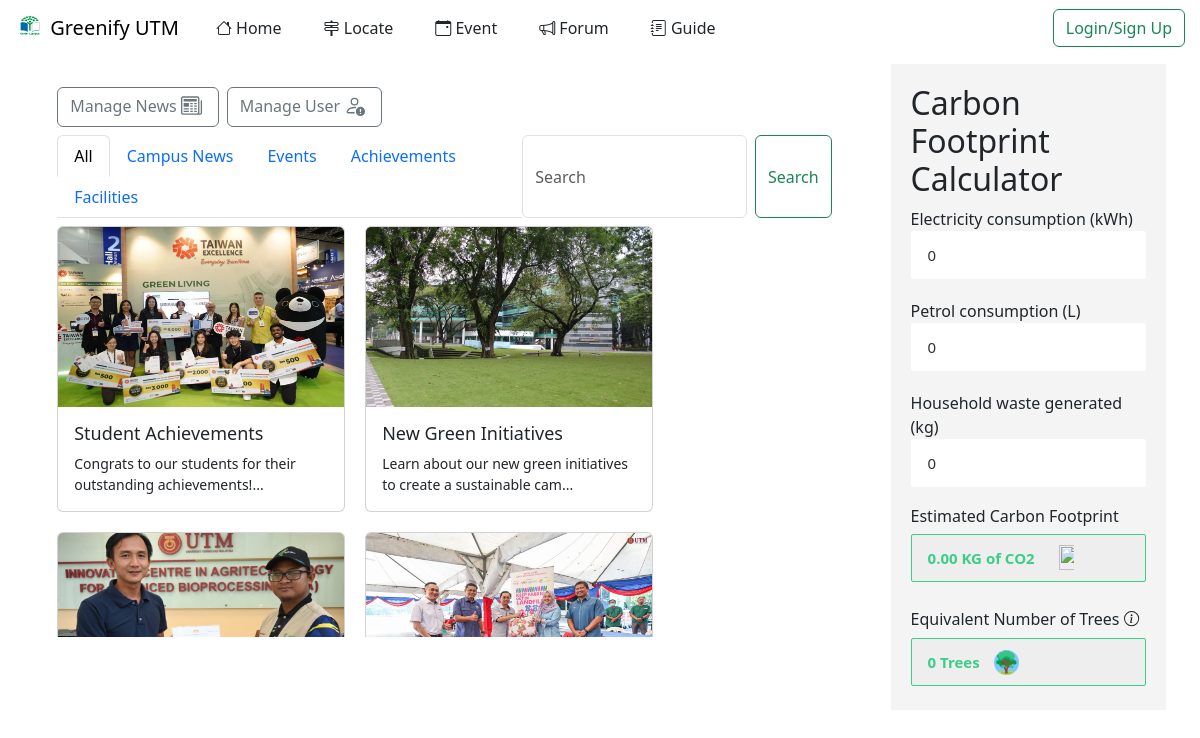
Screenshot of /adminHome.php with the database file from the repository.
### tables this page shows
CREATE TABLE `newsfeed` (
  `id` int(11) NOT NULL,
  `title` varchar(255) NOT NULL,
  `content` text NOT NULL,
  `author` varchar(100) NOT NULL,
  `publish_date` datetime NOT NULL,
  `image_url` varchar(255) DEFAULT NULL,
  `category` varchar(50) DEFAULT NULL
);

### adminHome.php (the view, shortened to what this page needs)
<!DOCTYPE html>
<html lang="en">
<head>
    <link href="https://cdn.jsdelivr.net/npm/bootstrap@5.3.1/dist/css/bootstrap.min.css" rel="stylesheet"
>
    <link rel="stylesheet" href="./css/dashboard.css" />
</head>
<body>
    <?php
    include("header.php");
    include("connectdb.php");
    $query = "%%";
    ?>
    <div class="d-flex flex-nowrap" style="margin: 40px 10px;">
        <div class="overflow-auto">
            <div style="display: block; margin-bottom: 1%;"><a href="adminManage.php"><button type="button"
                        class="btn btn-outline-secondary" style="margin-right: 1%">Manage
                        News </button></a><a href="manageUser.php"><button type="button"
                        class="btn btn-outline-secondary">Manage
                        User </button></a></div>
            <div style="display: inline-flex; width:100%; justify-content: space-between">
                <div style="display: inline-flex">
                    <ul class="nav nav-tabs" id="myTab" role="tablist">
                        <li class="nav-item" role="presentation" style="padding: 0">
                            <a href="adminHome.php" style="text-decoration: none"><button class="nav-link active"
                                    id="all-tab" data-bs-toggle="tab" data-bs-target="#all-tab-pane" type="submit"
                                    role="tab" aria-controls="all-tab-pane" aria-selected="true"
                                    style="padding: 8px 16px;">All</button></a>
                        </li>
                        <li class="nav-item" role="presentation" style="padding: 0">
                            <button class="nav-link" id="campusNews-tab" data-bs-toggle="tab"
                                data-bs-target="#campusNews-tab-pane" type="button" role="tab"
                                aria-controls="campusNews-tab-pane" aria-selected="false"
                                style="padding: 8px 16px;">Campus News</button>
                        </li>
                        <li class="nav-item" role="presentation" style="padding: 0">
                            <button class="nav-link" id="events-tab" data-bs-toggle="tab"
                                data-bs-target="#events-tab-pane" type="button" role="tab"
                                aria-controls="events-tab-pane" aria-selected="false"
                                style="padding: 8px 16px;">Events</button>
                        </li>
                        <li class="nav-item" role="presentation" style="padding: 0">
                            <button class="nav-link" id="achievements-tab" data-bs-toggle="tab"
                                data-bs-target="#achievements-tab-pane" type="button" role="tab"
                                aria-controls="achievements-tab-pane" aria-selected="false"
                                style="padding: 8px 16px;">Achievements</button>
                        </li>
                        <li class="nav-item" role="presentation" style="padding: 0">
                            <button class="nav-link" id="facilities-tab" data-bs-toggle="tab"
                                data-bs-target="#facilities-tab-pane" type="button" role="tab"
                                aria-controls="facilities-tab-pane" aria-selected="false"
                                style="padding: 8px 16px;">Facilities</button>
                        </li>
                    </ul>
                </div>
                <div style="display: inline-flex; margin-right: 1.5%">
                    <form class="d-flex" action="" method="GET">
                        <input class="form-control me-2" type="search" name="query" placeholder="Search"
                            aria-label="Search">
                        <button class="btn btn-outline-success" type="submit">Search</button>
                    </form>
                </div>
            </div>
            <?php
            function newsfees($result)
            {
                echo '<div class="d-flex flex-wrap" style="gap: 20px">';
                while ($row = mysqli_fetch_array($result)) {
                    echo '<a href="newsPost.php?id=' . $row['id'] . '" style="text-decoration:none">';
                    echo '<div class="card" style="width: 18rem;">';
                    echo '<img src="images/newsImg/' . $row['image_url'] . '" class="card-img-top" style="width:286px; height:180px; alt="..."/>';
                    echo '<div class="card-body">';
                    echo '<h5 class="card-title" style="font-size: 18px">' . $row['title'] . '</h5>';
                    echo '<p class="card-text" style="font-size: 14px">' . substr($row['content'], 0, 65) . '...</p>';
                    echo '</div>';
                    echo '</div>';
                    echo '</a>';
                }
                echo '</div>';
            }
            ?>
            <div class="tab-content" id="myTabContent" style="padding-top: 1%; padding-bottom: 1%;">
                <div class="tab-pane fade show active" id="all-tab-pane" role="tabpanel" aria-labelledby="all-tab"
                    tabindex="0">
                    <?php $result1 = mysqli_query($con, "SELECT * FROM newsfeed WHERE title LIKE '$query' ORDER BY id DESC");
                    if (mysqli_num_rows($result1) > 0) {
                        newsfees($result1);
                    } else {
                        if (mysqli_num_rows(mysqli_query($con, "SELECT * FROM newsfeed"))) {
                            echo '<h2 class="noResult">We could not find anything for " ' . $_GET['query'] . '".</h2>';
                        } else {
                            echo '<h2 class="noResult">No news yet.</h2>';
                        }
                    }
                    ?>
                </div>
            </div>
        </div>
        <div class="calculator">
            <h2>Carbon Footprint Calculator</h2>
            <label for="kwh">Electricity consumption (kWh)</label>
            <input type="number" id="kwh" class="focus-ring" step="any" placeholder="Enter kilowatt-hours" value="0"
                oninput="calculateCarbon()">
            <label for="petrol">Petrol consumption (L)</label>
            <input type="number" id="petrol" class="focus-ring" step="any" placeholder="Enter litres" value="0"
                oninput="calculateCarbon()">
            <label for="waste">Household waste generated (kg)</label>
            <input type="number" id="waste" class="focus-ring" step="any" placeholder="Enter kilograms" value="0"
                oninput="calculateCarbon()">
            <h6>Estimated Carbon Footprint</h6>
            <div>
                <p class="calculatorResult"><span id="result">0.00 KG of CO2</span>&nbsp<img
                        src="images/carbon-footprint.png" class="swing" width="25" height="25"></p>
            </div><br>
            <h6>Equivalent Number of Trees </h6>
            <div>
                <p class="calculatorResult"><span id="tree">0 Trees</span>&nbsp<img src="images/tree.png" class="swing"
                        width="25" height="25"></p>
            </div>
</body>
</html>

### css/dashboard.css (style rules this page uses)
.calculator { background: #f4f4f4; padding: 20px; width: 100%; margin: 2%; margin-left: 0; }
.calculatorResult { display: inline-flex; align-items: center; font-size: 15px; line-height: 24px; color: #3cce88; background-color: #eee; border: 1px solid; border-color: #3cce88; padding: 4px 6px; margin: 0 0 4px; width: 100%; height: 48px; text-indent: 10px; font-weight: 700; border-radius: 2px; outline: 0; box-shadow: 0 0 0 transparent; }
.overflow-auto { height: 550px; width: 3800px; margin: 4%; }
input[type="number"] { font-size: 15px; line-height: 24px; color: #333; background-color: #FFFFFF; border: 1px solid; border-color: white; padding: 4px 6px; margin: 0 0 4px; width: 100%; min-height: 48px; text-indent: 10px; font-weight: 400; border-radius: 2px; outline: 0; box-shadow: 0 0 0 transparent; }

### header.php (style rules this page uses)
.nav-item { padding: 0 15px; }
.nav-link { padding: 6px; white-space: nowrap; }
.nav-link.active { font-weight: 500; }

### rows the page displays
newsfeed: image_url (picture), title "Student Achievements", content "Congrats to our students for their outstanding achievements!"
newsfeed: image_url (picture), title "New Green Initiatives", content "Learn about our new green initiatives to create a sustainable cam"
newsfeed: image_url (picture)
newsfeed: image_url (picture)
